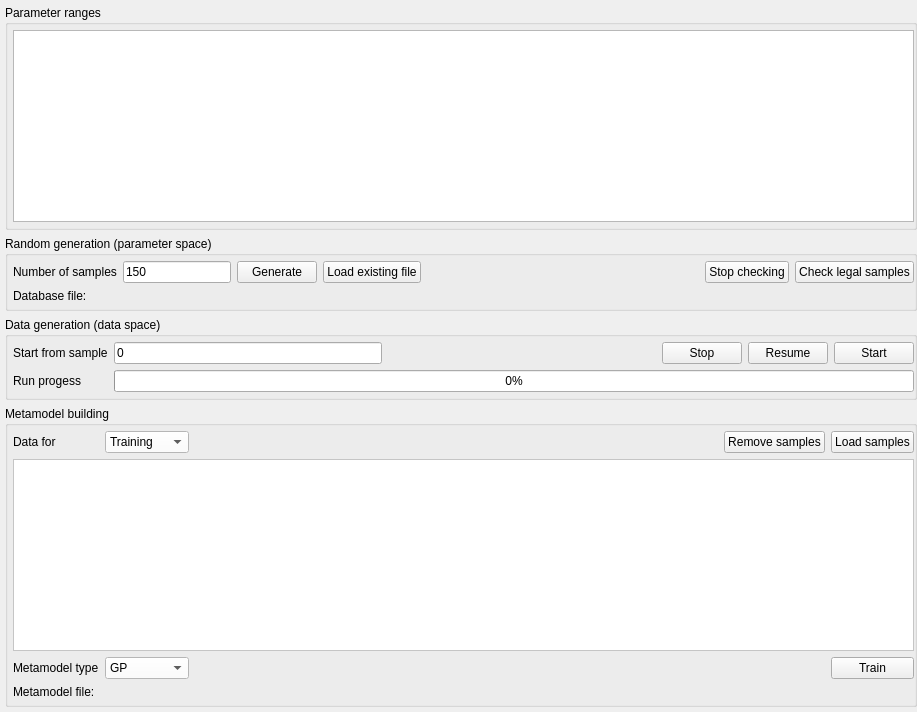
           <widget class="QWidget" name="tab_39">
            <attribute name="title">
             <string>Metamodeling</string>
            </attribute>
            <layout class="QVBoxLayout" name="verticalLayout_37">
             <property name="leftMargin">
              <number>5</number>
             </property>
             <property name="topMargin">
              <number>5</number>
             </property>
             <property name="rightMargin">
              <number>0</number>
             </property>
             <property name="bottomMargin">
              <number>5</number>
             </property>
             <item>
              <widget class="QGroupBox" name="groupBox_45">
               <property name="title">
                <string>Parameter ranges</string>
               </property>
               <layout class="QGridLayout" name="gridLayout_48">
                <property name="leftMargin">
                 <number>5</number>
                </property>
                <property name="topMargin">
                 <number>5</number>
                </property>
                <property name="rightMargin">
                 <number>0</number>
                </property>
                <property name="bottomMargin">
                 <number>5</number>
                </property>
                <item row="0" column="0">
                 <widget class="QTableWidget" name="tableWidget_24"/>
                </item>
               </layout>
              </widget>
             </item>
             <item>
              <widget class="QGroupBox" name="groupBox_53">
               <property name="title">
                <string>Random generation (parameter space)</string>
               </property>
               <layout class="QGridLayout" name="gridLayout_59">
                <property name="leftMargin">
                 <number>5</number>
                </property>
                <property name="topMargin">
                 <number>5</number>
                </property>
                <property name="rightMargin">
                 <number>0</number>
                </property>
                <property name="bottomMargin">
                 <number>5</number>
                </property>
                <item row="0" column="0">
                 <widget class="QLabel" name="label_118">
                  <property name="text">
                   <string>Number of samples</string>
                  </property>
                 </widget>
                </item>
                <item row="0" column="6">
                 <widget class="QPushButton" name="pushButton_104">
                  <property name="text">
                   <string>Check legal samples</string>
                  </property>
                 </widget>
                </item>
                <item row="0" column="1">
                 <widget class="QLineEdit" name="lineEdit_70">
                  <property name="text">
                   <string>150</string>
                  </property>
                 </widget>
                </item>
                <item row="0" column="2">
                 <widget class="QPushButton" name="pushButton_105">
                  <property name="text">
                   <string>Generate</string>
                  </property>
                 </widget>
                </item>
                <item row="0" column="4">
                 <spacer name="horizontalSpacer_22">
                  <property name="orientation">
                   <enum>Qt::Horizontal</enum>
                  </property>
                  <property name="sizeHint" stdset="0">
                   <size>
                    <width>272</width>
                    <height>20</height>
                   </size>
                  </property>
                 </spacer>
                </item>
                <item row="0" column="5">
                 <widget class="QPushButton" name="pushButton_118">
                  <property name="text">
                   <string>Stop checking</string>
                  </property>
                 </widget>
                </item>
                <item row="1" column="0" colspan="7">
                 <widget class="QLabel" name="label_119">
                  <property name="text">
                   <string>Database file: </string>
                  </property>
                 </widget>
                </item>
                <item row="0" column="3">
                 <widget class="QPushButton" name="pushButton_119">
                  <property name="text">
                   <string>Load existing file</string>
                  </property>
                 </widget>
                </item>
               </layout>
              </widget>
             </item>
             <item>
              <widget class="QGroupBox" name="groupBox_54">
               <property name="title">
                <string>Data generation (data space)</string>
               </property>
               <layout class="QGridLayout" name="gridLayout_60">
                <property name="leftMargin">
                 <number>5</number>
                </property>
                <property name="topMargin">
                 <number>5</number>
                </property>
                <property name="rightMargin">
                 <number>0</number>
                </property>
                <property name="bottomMargin">
                 <number>5</number>
                </property>
                <item row="0" column="1">
                 <widget class="QLineEdit" name="lineEdit_71">
                  <property name="text">
                   <string>0</string>
                  </property>
                 </widget>
                </item>
                <item row="0" column="4">
                 <widget class="QPushButton" name="pushButton_106">
                  <property name="text">
                   <string>Resume</string>
                  </property>
                 </widget>
                </item>
                <item row="0" column="0">
                 <widget class="QLabel" name="label_120">
                  <property name="text">
                   <string>Start from sample</string>
                  </property>
                 </widget>
                </item>
                <item row="0" column="2">
                 <spacer name="horizontalSpacer_59">
                  <property name="orientation">
                   <enum>Qt::Horizontal</enum>
                  </property>
                  <property name="sizeHint" stdset="0">
                   <size>
                    <width>165</width>
                    <height>20</height>
                   </size>
                  </property>
                 </spacer>
                </item>
                <item row="0" column="5">
                 <widget class="QPushButton" name="pushButton_112">
                  <property name="text">
                   <string>Start</string>
                  </property>
                 </widget>
                </item>
                <item row="0" column="3">
                 <widget class="QPushButton" name="pushButton_113">
                  <property name="text">
                   <string>Stop</string>
                  </property>
                 </widget>
                </item>
                <item row="1" column="1" colspan="5">
                 <widget class="QProgressBar" name="progressBar_6">
                  <property name="value">
                   <number>0</number>
                  </property>
                 </widget>
                </item>
                <item row="1" column="0">
                 <widget class="QLabel" name="label_121">
                  <property name="text">
                   <string>Run progess</string>
                  </property>
                 </widget>
                </item>
               </layout>
              </widget>
             </item>
             <item>
              <widget class="QGroupBox" name="groupBox_55">
               <property name="title">
                <string>Metamodel building</string>
               </property>
               <layout class="QGridLayout" name="gridLayout_61">
                <property name="leftMargin">
                 <number>5</number>
                </property>
                <property name="topMargin">
                 <number>5</number>
                </property>
                <property name="rightMargin">
                 <number>0</number>
                </property>
                <property name="bottomMargin">
                 <number>5</number>
                </property>
                <item row="0" column="5">
                 <widget class="QPushButton" name="pushButton_114">
                  <property name="text">
                   <string>Remove samples</string>
                  </property>
                 </widget>
                </item>
                <item row="2" column="0" colspan="7">
                 <widget class="QListWidget" name="listWidget_2">
                  <property name="styleSheet">
                   <string notr="true">background-color: rgb(255, 255, 255);</string>
                  </property>
                 </widget>
                </item>
                <item row="3" column="0">
                 <widget class="QLabel" name="label_122">
                  <property name="text">
                   <string>Metamodel type</string>
                  </property>
                 </widget>
                </item>
                <item row="3" column="6">
                 <widget class="QPushButton" name="pushButton_115">
                  <property name="text">
                   <string>Train</string>
                  </property>
                 </widget>
                </item>
                <item row="0" column="6">
                 <widget class="QPushButton" name="pushButton_116">
                  <property name="text">
                   <string>Load samples</string>
                  </property>
                 </widget>
                </item>
                <item row="0" column="0">
                 <widget class="QLabel" name="label_123">
                  <property name="text">
                   <string>Data for</string>
                  </property>
                 </widget>
                </item>
                <item row="3" column="4" colspan="2">
                 <spacer name="horizontalSpacer_60">
                  <property name="orientation">
                   <enum>Qt::Horizontal</enum>
                  </property>
                  <property name="sizeHint" stdset="0">
                   <size>
                    <width>418</width>
                    <height>19</height>
                   </size>
                  </property>
                 </spacer>
                </item>
                <item row="0" column="4">
                 <spacer name="horizontalSpacer_61">
                  <property name="orientation">
                   <enum>Qt::Horizontal</enum>
                  </property>
                  <property name="sizeHint" stdset="0">
                   <size>
                    <width>40</width>
                    <height>20</height>
                   </size>
                  </property>
                 </spacer>
                </item>
                <item row="0" column="1" colspan="2">
                 <widget class="QComboBox" name="comboBox_41">
                  <property name="styleSheet">
                   <string notr="true">background-color: rgb(255, 255, 255);</string>
                  </property>
                  <item>
                   <property name="text">
                    <string>Training</string>
                   </property>
                  </item>
                  <item>
                   <property name="text">
                    <string>Validation</string>
                   </property>
                  </item>
                 </widget>
                </item>
                <item row="3" column="1" colspan="2">
                 <widget class="QComboBox" name="comboBox_42">
                  <property name="styleSheet">
                   <string notr="true">background-color: rgb(255, 255, 255);</string>
                  </property>
                  <item>
                   <property name="text">
                    <string>GP</string>
                   </property>
                  </item>
                 </widget>
                </item>
                <item row="4" column="0" colspan="7">
                 <widget class="QLabel" name="label_124">
                  <property name="text">
                   <string>Metamodel file:</string>
                  </property>
                 </widget>
                </item>
               </layout>
              </widget>
             </item>
            </layout>
           </widget>
